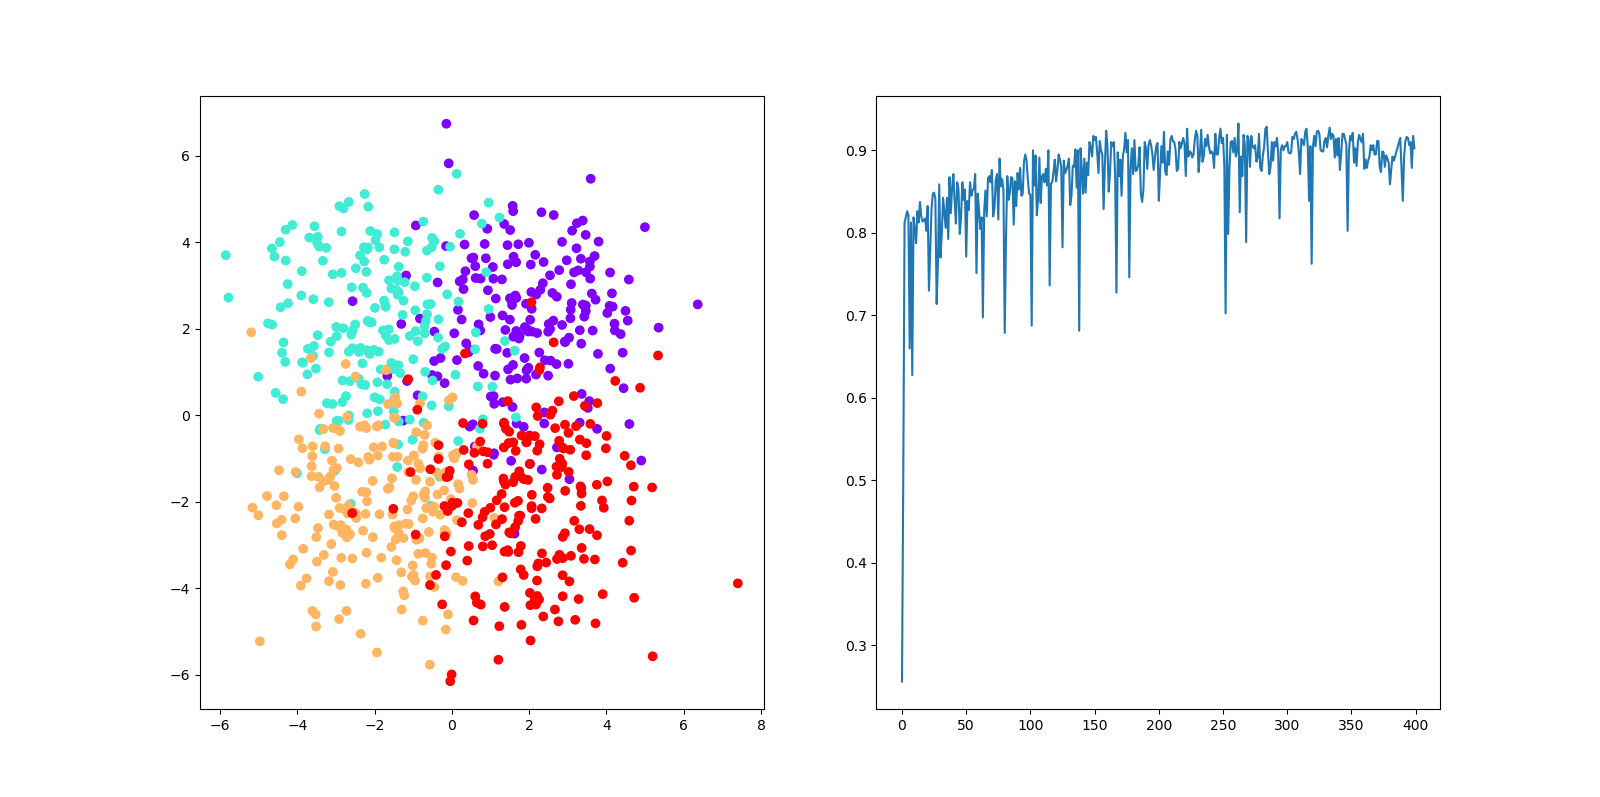

The script that drew this image:
import tensorflow as tf
import numpy as np
import matplotlib.pyplot as plt
import math

data_size = 200
data_mean = 2
data_stddev = 1.5
dropout_rate = 0.5

def create_color():
    y_color = [0.1] * data_size
    y_color.extend([0.4] * data_size)
    y_color.extend([0.7] * data_size)
    y_color.extend([0.9] * data_size)
    return y_color

def create_data():
    x0 = [np.random.normal([data_mean, data_mean], data_stddev) for i in range(data_size)]
    x1 = [np.random.normal([-data_mean, data_mean], data_stddev) for i in range(data_size)]
    x2 = [np.random.normal([-data_mean, -data_mean], data_stddev) for i in range(data_size)]
    x3 = [np.random.normal([data_mean, -data_mean], data_stddev) for i in range(data_size)]
    x = np.vstack((x0, x1, x2, x3))
    y0 = [[1, 0, 0, 0] for i in range(data_size)]
    y1 = [[0, 1, 0, 0] for i in range(data_size)]
    y2 = [[0, 0, 1, 0] for i in range(data_size)]
    y3 = [[0, 0, 0, 1] for i in range(data_size)]
    y = np.vstack((y0, y1, y2, y3))
    return x, y

if __name__ == "__main__":
    fig = plt.figure(figsize=(16, 8))
    ax1 = fig.add_subplot(121)
    ax2 = fig.add_subplot(122)
    x, y = create_data()
    y_color = create_color()
    ax1.scatter(x[:, 0], x[:, 1], c=y_color, cmap="rainbow")

    with tf.name_scope("input"):
        x_sample = tf.placeholder(tf.float32, x.shape)
        y_sample = tf.placeholder(tf.float32, y.shape)

    layer1 = tf.layers.dense(x_sample, 100, activation=tf.nn.tanh)
    layer2 = tf.layers.dense(layer1, 100, activation=tf.nn.tanh)
    layer_drop = tf.layers.dropout(layer2, rate=dropout_rate)
    outputs = tf.layers.dense(layer_drop, 4)

    with tf.name_scope("loss"):
        # version 1. loss = tf.losses.sparse_softmax_cross_entropy(labels=y_sample, logits=outputs)
        # version 2. loss = tf.losses.softmax_cross_entropy(onehot_labels=y_sample, logits=outputs)

        # version 3.
        # error_sum = tf.reduce_sum(tf.add(y_sample, -outputs))
        # loss = -tf.reduce_sum(y_sample * tf.log(outputs))

        # version 4.
        loss = tf.nn.sigmoid_cross_entropy_with_logits(labels=y_sample, logits=outputs)

    with tf.name_scope("train"):
        optimizer = tf.train.GradientDescentOptimizer(learning_rate=0.005)
        train = optimizer.minimize(loss)

    with tf.name_scope("accuracy"):
        error_bool = tf.equal(tf.argmax(y_sample, axis=1), tf.argmax(outputs, axis=1))
        error = tf.cast(error_bool, tf.float32)
        accuracy = tf.reduce_mean(error)

    # with tf.Session() as debug:
    #     init = tf.group(tf.global_variables_initializer(), tf.local_variables_initializer())
    #     debug.run(init)  # initialize var in graph
    #     l,eb,e,ot,acc= debug.run(
    #         [loss, error_bool, error, outputs, accuracy],
    #         feed_dict={
    #             x_sample: x,
    #             y_sample: y
    #         }
    #     )
    #     print(eb)
    #     print(e)
    #     print(ot)
    #     print(acc)
    #     input()
    # ####################################

    with tf.Session() as sess:

        init = tf.group(tf.global_variables_initializer(), tf.local_variables_initializer())
        sess.run(init)  # initialize var in graph

        loss_list = []
        acc_list = []
        for i in range(4000):

            _, loss_, acc_, outputs_ = sess.run(
                [train, loss, accuracy, outputs],
                feed_dict={
                    x_sample: x,
                    y_sample: y
                }
            )

            if i % 10 == 0:
                acc_list.append(acc_)
                print("accuracy: ", acc_)
                # print("loss: ", loss_)


        ax2.plot(range(400), acc_list)

    plt.show()
